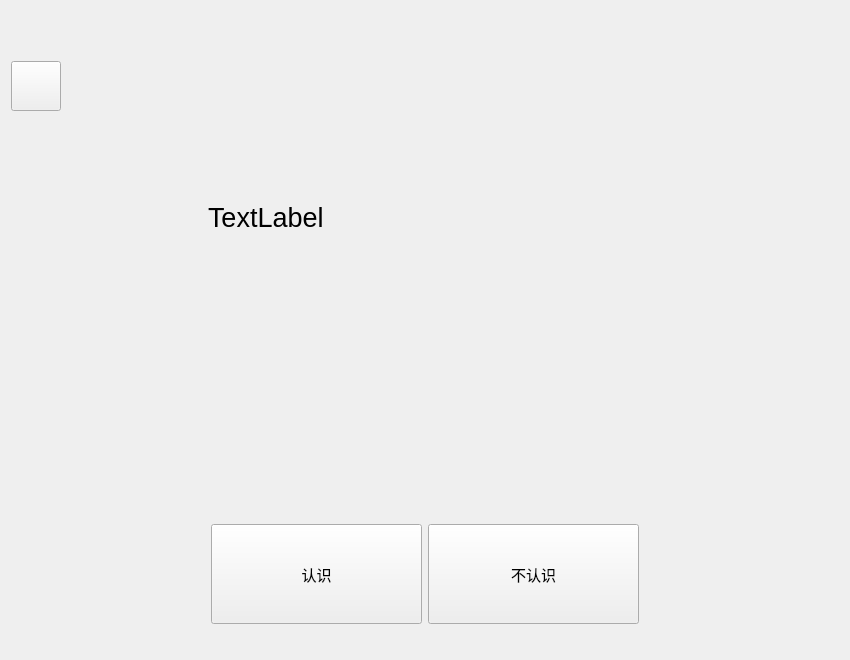
<?xml version="1.0" encoding="UTF-8"?>
<ui version="4.0">
 <class>Form</class>
 <widget class="QWidget" name="Form">
  <property name="geometry">
   <rect>
    <x>0</x>
    <y>0</y>
    <width>850</width>
    <height>660</height>
   </rect>
  </property>
  <property name="windowTitle">
   <string>Form</string>
  </property>
  <layout class="QHBoxLayout" name="horizontalLayout_7">
   <item>
    <layout class="QGridLayout" name="gridLayout">
     <item row="0" column="2">
      <spacer name="verticalSpacer_2">
       <property name="orientation">
        <enum>Qt::Vertical</enum>
       </property>
       <property name="sizeHint" stdset="0">
        <size>
         <width>20</width>
         <height>40</height>
        </size>
       </property>
      </spacer>
     </item>
     <item row="1" column="2" rowspan="2">
      <widget class="QLabel" name="word_label">
       <property name="minimumSize">
        <size>
         <width>250</width>
         <height>100</height>
        </size>
       </property>
       <property name="font">
        <font>
         <pointsize>20</pointsize>
        </font>
       </property>
       <property name="text">
        <string>TextLabel</string>
       </property>
       <property name="alignment">
        <set>Qt::AlignLeading|Qt::AlignLeft|Qt::AlignVCenter</set>
       </property>
      </widget>
     </item>
     <item row="1" column="3">
      <spacer name="horizontalSpacer">
       <property name="orientation">
        <enum>Qt::Horizontal</enum>
       </property>
       <property name="sizeHint" stdset="0">
        <size>
         <width>40</width>
         <height>20</height>
        </size>
       </property>
      </spacer>
     </item>
     <item row="3" column="2">
      <widget class="QLabel" name="phonetic_label">
       <property name="text">
        <string/>
       </property>
      </widget>
     </item>
     <item row="4" column="2">
      <widget class="QLabel" name="chinese_label">
       <property name="minimumSize">
        <size>
         <width>100</width>
         <height>50</height>
        </size>
       </property>
       <property name="font">
        <font>
         <pointsize>15</pointsize>
        </font>
       </property>
       <property name="text">
        <string/>
       </property>
       <property name="alignment">
        <set>Qt::AlignLeading|Qt::AlignLeft|Qt::AlignVCenter</set>
       </property>
      </widget>
     </item>
     <item row="5" column="2">
      <spacer name="verticalSpacer">
       <property name="orientation">
        <enum>Qt::Vertical</enum>
       </property>
       <property name="sizeHint" stdset="0">
        <size>
         <width>20</width>
         <height>40</height>
        </size>
       </property>
      </spacer>
     </item>
     <item row="6" column="0">
      <spacer name="horizontalSpacer_2">
       <property name="orientation">
        <enum>Qt::Horizontal</enum>
       </property>
       <property name="sizeHint" stdset="0">
        <size>
         <width>24</width>
         <height>97</height>
        </size>
       </property>
      </spacer>
     </item>
     <item row="6" column="1" colspan="3">
      <widget class="QStackedWidget" name="stackedWidget">
       <property name="currentIndex">
        <number>0</number>
       </property>
       <widget class="QWidget" name="page">
        <layout class="QHBoxLayout" name="horizontalLayout_5">
         <item>
          <layout class="QHBoxLayout" name="horizontalLayout">
           <item>
            <widget class="PushButton" name="know_button">
             <property name="minimumSize">
              <size>
               <width>200</width>
               <height>100</height>
              </size>
             </property>
             <property name="font">
              <font>
               <pointsize>11</pointsize>
              </font>
             </property>
             <property name="text">
              <string>认识</string>
             </property>
            </widget>
           </item>
           <item>
            <widget class="PushButton" name="unknow_button">
             <property name="minimumSize">
              <size>
               <width>200</width>
               <height>100</height>
              </size>
             </property>
             <property name="font">
              <font>
               <pointsize>11</pointsize>
              </font>
             </property>
             <property name="text">
              <string>不认识</string>
             </property>
            </widget>
           </item>
          </layout>
         </item>
        </layout>
       </widget>
       <widget class="QWidget" name="page_2">
        <layout class="QHBoxLayout" name="horizontalLayout_3">
         <item>
          <layout class="QHBoxLayout" name="horizontalLayout_2">
           <item>
            <widget class="PushButton" name="wrong_button">
             <property name="minimumSize">
              <size>
               <width>200</width>
               <height>100</height>
              </size>
             </property>
             <property name="font">
              <font>
               <pointsize>11</pointsize>
              </font>
             </property>
             <property name="text">
              <string>记错了</string>
             </property>
            </widget>
           </item>
           <item>
            <widget class="PushButton" name="correct_button">
             <property name="minimumSize">
              <size>
               <width>200</width>
               <height>100</height>
              </size>
             </property>
             <property name="font">
              <font>
               <pointsize>11</pointsize>
              </font>
             </property>
             <property name="text">
              <string>没记错</string>
             </property>
            </widget>
           </item>
          </layout>
         </item>
        </layout>
       </widget>
       <widget class="QWidget" name="page_3">
        <layout class="QHBoxLayout" name="horizontalLayout_6">
         <item>
          <layout class="QHBoxLayout" name="horizontalLayout_4">
           <item>
            <spacer name="horizontalSpacer_4">
             <property name="orientation">
              <enum>Qt::Horizontal</enum>
             </property>
             <property name="sizeHint" stdset="0">
              <size>
               <width>40</width>
               <height>20</height>
              </size>
             </property>
            </spacer>
           </item>
           <item>
            <widget class="PushButton" name="continue_button">
             <property name="minimumSize">
              <size>
               <width>200</width>
               <height>100</height>
              </size>
             </property>
             <property name="font">
              <font>
               <pointsize>11</pointsize>
              </font>
             </property>
             <property name="text">
              <string>继续</string>
             </property>
            </widget>
           </item>
           <item>
            <spacer name="horizontalSpacer_5">
             <property name="orientation">
              <enum>Qt::Horizontal</enum>
             </property>
             <property name="sizeHint" stdset="0">
              <size>
               <width>40</width>
               <height>20</height>
              </size>
             </property>
            </spacer>
           </item>
          </layout>
         </item>
        </layout>
       </widget>
      </widget>
     </item>
     <item row="6" column="4">
      <spacer name="horizontalSpacer_3">
       <property name="orientation">
        <enum>Qt::Horizontal</enum>
       </property>
       <property name="sizeHint" stdset="0">
        <size>
         <width>24</width>
         <height>97</height>
        </size>
       </property>
      </spacer>
     </item>
     <item row="0" column="4">
      <widget class="QLabel" name="progress_label">
       <property name="text">
        <string/>
       </property>
      </widget>
     </item>
     <item row="0" column="0">
      <widget class="TransparentToolButton" name="return_button">
       <property name="minimumSize">
        <size>
         <width>50</width>
         <height>50</height>
        </size>
       </property>
       <property name="text">
        <string/>
       </property>
      </widget>
     </item>
    </layout>
   </item>
  </layout>
 </widget>
 <customwidgets>
  <customwidget>
   <class>PushButton</class>
   <extends>QPushButton</extends>
   <header>qfluentwidgets</header>
  </customwidget>
  <customwidget>
   <class>TransparentToolButton</class>
   <extends>QToolButton</extends>
   <header>qfluentwidgets</header>
  </customwidget>
 </customwidgets>
 <resources/>
 <connections/>
</ui>
